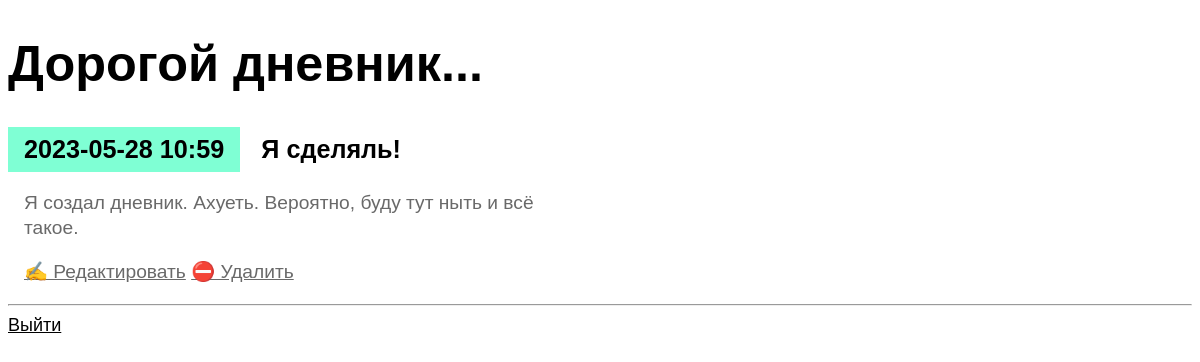
/entry/4/ (signed in), run on the app's committed database.
### entries/models.py (models this page shows, shortened)
class Entry(models.Model):
    title = models.CharField(max_length=200, verbose_name='Название')
    content = models.TextField(verbose_name='Текст записи')
    date_created = models.DateTimeField(auto_now_add=True, verbose_name='Дата создания')
    class Meta:
        verbose_name_plural = 'Записи'

### entries/views.py (the view)
# urls.py: path('entry/<int:pk>/', views.EntryDetailView.as_view(), name='entry-detail'),
class EntryDetailView(LockedView, DetailView):
    model = Entry

### templates/entries/entry_detail.html
{% extends "base.html" %}
{% block content %}
    <article>
        <h2>{{ entry.date_created|date:'Y-m-d H:i' }}</h2>
        <h3>{{ entry.title }}</h3>
        <p>{{ entry.content }}</p>
    </article>
    <p>
        <a href="{% url 'entry-update' entry.id %}">✍️ Редактировать</a>
        <a href="{% url 'entry-delete' entry.id %}">⛔️ Удалить</a>
    </p>
{% endblock %}

### entries/static/css/diary.css (style rules this page uses)
* { box-sizing: border-box; }
body { font-family: sans-serif; font-size: 18px; }
a { color: inherit; }
h2, h3 { font-size: 1.4em; margin: 0; display: inline-block; padding: 0.5rem 1rem; vertical-align: top; }
h2 { background-color: aquamarine; }
article { margin-bottom: 0.5rem; }
p { font-size: 1.2rem; padding-left: 1rem; line-height: 1.3em; max-width: 36rem; color: dimgray; }

### data on the page
Entry: date_created "2023-05-28 10:59", title "Я сделяль!", content "Я создал дневник. Ахуеть. Вероятно, буду тут ныть и всё такое."
